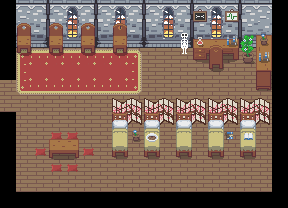

Below is a game level as drawn by its tile map, then a one-line description and the .tmx file that defines it, in full:
An orthogonal 18x13 tile map with 16x16 px tiles, 7 tile layers (floor, carpet, wall, furniture, ...) and 9 objects (player_spawn, hallway_door3, doc_spawn, nurse_spawn).

<map version="1.2" tiledversion="1.3.0" orientation="orthogonal" renderorder="right-down" compressionlevel="0" width="18" height="13" tilewidth="16" tileheight="16" infinite="0" nextlayerid="21" nextobjectid="10">
 <editorsettings>
  <export target="infirmary.lua" format="lua" />
 </editorsettings>
 <tileset firstgid="1" source="inner1.tsx" />
 <layer id="1" name="floor" width="18" height="13">
  <data encoding="csv">
41,41,41,41,41,41,41,41,41,41,41,41,0,0,0,0,0,0,
41,41,41,41,41,41,41,41,41,41,41,41,0,0,0,0,0,0,
41,41,41,41,41,41,41,41,41,41,41,41,0,0,0,0,0,0,
41,41,41,41,41,41,41,41,41,41,41,41,41,41,41,41,41,0,
41,41,41,41,41,41,41,41,41,41,41,41,41,41,41,41,41,0,
41,41,41,41,41,41,41,41,41,41,41,41,41,41,41,41,41,0,
41,41,41,41,41,41,41,41,41,41,41,41,41,41,41,41,41,0,
41,41,41,41,41,41,41,41,41,41,41,41,41,41,41,41,41,0,
41,41,41,41,41,41,41,41,41,41,41,41,41,41,41,41,41,0,
41,41,41,41,41,41,41,41,41,41,41,41,41,41,41,41,41,0,
41,41,41,41,41,41,41,41,41,41,41,41,41,41,41,41,41,0,
41,41,41,41,41,41,41,41,41,41,41,41,41,41,41,41,41,0,
0,0,0,0,0,0,0,0,0,0,0,0,0,0,0,0,0,0
</data>
 </layer>
 <layer id="19" name="carpet" width="18" height="13">
  <data encoding="csv">
0,0,0,0,0,0,0,0,0,0,0,0,0,0,0,0,0,0,
0,0,0,0,0,0,0,0,0,0,0,0,0,0,0,0,0,0,
0,0,0,0,0,0,0,0,0,0,0,0,0,0,0,0,0,0,
0,571,572,572,572,572,572,572,573,0,0,0,0,0,0,0,0,0,
0,611,612,612,612,612,612,612,613,0,0,0,0,0,0,0,0,0,
0,651,652,652,652,652,652,652,653,0,0,0,0,0,0,0,0,0,
0,0,0,0,0,0,0,0,0,0,0,0,0,0,0,0,0,0,
0,0,0,0,0,0,0,0,0,0,0,0,0,0,0,0,0,0,
0,0,0,541,541,0,0,0,0,0,0,0,0,0,0,0,0,0,
0,0,541,0,0,541,0,0,0,0,0,0,0,0,0,0,0,0,
0,0,0,541,541,0,0,0,0,0,0,0,0,0,0,0,0,0,
0,0,0,0,0,0,0,0,0,0,0,0,0,0,0,0,0,0,
0,0,0,0,0,0,0,0,0,0,0,0,0,0,0,0,0,0
</data>
 </layer>
 <layer id="2" name="wall" width="18" height="13">
  <properties>
   <property name="collidable" type="bool" value="true" />
  </properties>
  <data encoding="csv">
588,247,248,246,379,248,246,379,248,246,379,248,246,379,248,246,247,588,
588,287,288,286,419,288,286,419,288,286,419,288,286,419,288,286,287,588,
588,327,328,326,459,328,326,459,328,326,459,328,326,459,328,326,327,588,
588,0,0,0,0,0,0,0,0,0,0,0,0,0,0,0,0,588,
588,0,0,0,0,0,0,0,0,0,0,0,0,0,0,0,0,588,
0,0,0,0,0,0,0,0,0,0,0,0,0,0,0,0,0,588,
0,0,0,0,0,0,0,0,0,0,0,0,0,0,0,0,0,588,
588,0,0,0,0,0,0,0,0,0,0,0,0,0,0,0,0,588,
588,0,0,0,0,0,0,0,0,0,0,0,0,0,0,0,0,588,
588,0,0,0,0,0,0,0,0,0,0,0,0,0,0,0,0,588,
588,0,0,0,0,0,0,0,0,0,0,0,0,0,0,0,0,588,
588,0,0,0,0,0,0,0,0,0,0,0,0,0,0,0,0,588,
588,588,588,588,588,588,588,588,588,588,588,588,588,588,588,588,588,588
</data>
 </layer>
 <layer id="17" name="furniture" width="18" height="13">
  <properties>
   <property name="collidable" type="bool" value="true" />
  </properties>
  <data encoding="csv">
0,0,0,0,0,0,0,0,0,0,0,0,0,0,0,0,0,0,
0,0,0,0,0,0,0,0,0,0,0,0,0,0,0,0,0,0,
0,0,0,0,0,0,0,0,0,0,0,0,534,535,536,0,487,0,
0,0,0,0,0,0,0,0,0,0,0,0,574,575,576,0,527,0,
0,0,0,0,0,0,0,0,0,0,0,0,0,0,0,0,567,0,
0,0,0,0,0,0,0,0,0,0,0,0,0,0,0,0,607,0,
0,0,0,0,0,0,0,545,546,545,546,545,546,545,546,545,546,0,
0,0,0,0,0,0,0,585,586,585,586,585,586,585,586,585,586,0,
0,0,0,542,543,0,0,0,0,0,0,0,0,0,0,0,0,0,
0,0,0,582,583,0,0,0,0,0,0,0,0,0,0,0,0,0,
0,0,0,0,0,0,0,0,0,0,0,0,0,0,0,0,0,0,
0,0,0,0,0,0,0,0,0,0,0,0,0,0,0,0,0,0,
0,0,0,0,0,0,0,0,0,0,0,0,0,0,0,0,0,0
</data>
 </layer>
 <layer id="18" name="chairs" width="18" height="13">
  <data encoding="csv">
0,0,0,0,0,0,0,0,0,0,0,0,0,0,0,0,0,0,
0,176,0,176,0,176,0,176,0,0,0,0,0,0,0,0,0,0,
0,216,0,216,0,216,0,216,0,0,0,0,0,178,0,0,0,0,
0,256,0,256,0,256,0,256,0,0,0,0,0,218,0,0,0,0,
0,0,0,0,0,0,0,0,0,0,0,0,0,258,0,0,0,0,
0,0,0,0,0,0,0,0,0,0,0,0,0,0,0,0,0,0,
0,0,0,0,0,0,0,0,0,0,0,0,0,0,0,0,0,0,
0,0,0,0,0,0,0,0,0,0,0,0,0,0,0,0,0,0,
0,0,0,0,0,0,0,0,0,0,0,0,0,0,0,0,0,0,
0,0,0,0,0,0,0,0,0,0,0,0,0,0,0,0,0,0,
0,0,0,0,0,0,0,0,0,0,0,0,0,0,0,0,0,0,
0,0,0,0,0,0,0,0,0,0,0,0,0,0,0,0,0,0,
0,0,0,0,0,0,0,0,0,0,0,0,0,0,0,0,0,0
</data>
 </layer>
 <layer id="14" name="beds" width="18" height="13">
  <properties>
   <property name="collidable" type="bool" value="true" />
  </properties>
  <data encoding="csv">
0,0,0,0,0,0,0,0,0,0,0,0,0,0,0,0,0,0,
0,0,0,0,0,0,0,0,0,0,0,0,0,0,0,0,0,0,
0,0,0,0,0,0,0,0,0,0,0,0,0,0,0,0,0,0,
0,0,0,0,0,0,0,0,0,0,0,0,0,0,0,0,0,0,
0,0,0,0,0,0,0,0,0,0,0,0,0,0,0,0,0,0,
0,0,0,0,0,0,0,0,0,0,0,0,0,0,0,0,0,0,
0,0,0,0,0,0,0,0,0,0,0,0,0,0,0,0,0,0,
0,0,0,0,0,0,0,57,0,57,0,57,0,57,0,57,0,0,
0,0,0,0,0,0,0,97,0,97,0,97,0,97,0,97,0,0,
0,0,0,0,0,0,0,137,0,137,0,137,0,137,0,137,0,0,
0,0,0,0,0,0,0,0,0,0,0,0,0,0,0,0,0,0,
0,0,0,0,0,0,0,0,0,0,0,0,0,0,0,0,0,0,
0,0,0,0,0,0,0,0,0,0,0,0,0,0,0,0,0,0
</data>
 </layer>
 <layer id="20" name="decor" width="18" height="13">
  <properties>
   <property name="collidable" type="bool" value="true" />
  </properties>
  <data encoding="csv">
0,0,0,0,0,0,0,0,0,0,0,0,609,0,610,0,0,0,
0,0,0,0,0,0,0,0,0,0,0,0,649,0,650,0,0,0,
0,0,0,0,0,0,0,0,0,0,0,457,530,0,251,489,490,0,
0,0,0,0,0,0,0,0,0,0,0,497,0,0,0,529,251,0,
0,0,0,0,0,0,0,0,0,0,0,0,0,0,0,0,0,0,
0,0,0,0,0,0,0,0,0,0,0,0,0,0,0,0,0,0,
0,0,0,0,0,0,0,0,0,0,0,0,0,0,0,0,0,0,
0,0,0,0,0,0,0,0,0,0,0,0,0,0,0,0,0,0,
0,0,0,0,0,0,0,0,490,255,0,0,0,0,2684354970,374,0,0,
0,0,0,0,0,0,0,0,0,0,0,0,0,0,0,0,0,0,
0,0,0,0,0,0,0,0,0,0,0,0,0,0,0,0,0,0,
0,0,0,0,0,0,0,0,0,0,0,0,0,0,0,0,0,0,
0,0,0,0,0,0,0,0,0,0,0,0,0,0,0,0,0,0
</data>
 </layer>
 <objectgroup id="10" name="Objects">
  <object id="1" name="player_spawn" x="20.843" y="89.9872" width="11" height="12" />
  <object id="2" name="hallway_door3" x="-0.185" y="79.922" width="6.497" height="32.1021">
   <properties>
    <property name="nextMap" value="maps/infirmary_hallway.lua" />
   </properties>
  </object>
  <object id="3" name="doc_spawn" x="174.5" y="79" width="13" height="13.5" />
  <object id="9" name="nurse_spawn" x="250.5" y="160.5" width="15.25" height="15.5" />
 </objectgroup>
 <objectgroup id="11" name="custom_collisions">
  <object id="4" x="209.25" y="45.75" width="13.5" height="23.25" />
  <object id="5" x="17" y="47" width="13.75" height="5.75" />
  <object id="6" x="48.75" y="47.5" width="14.5" height="5.5" />
  <object id="7" x="81" y="47.25" width="14" height="5.75" />
  <object id="8" x="112.75" y="47.25" width="14" height="5.75" />
 </objectgroup>
</map>
